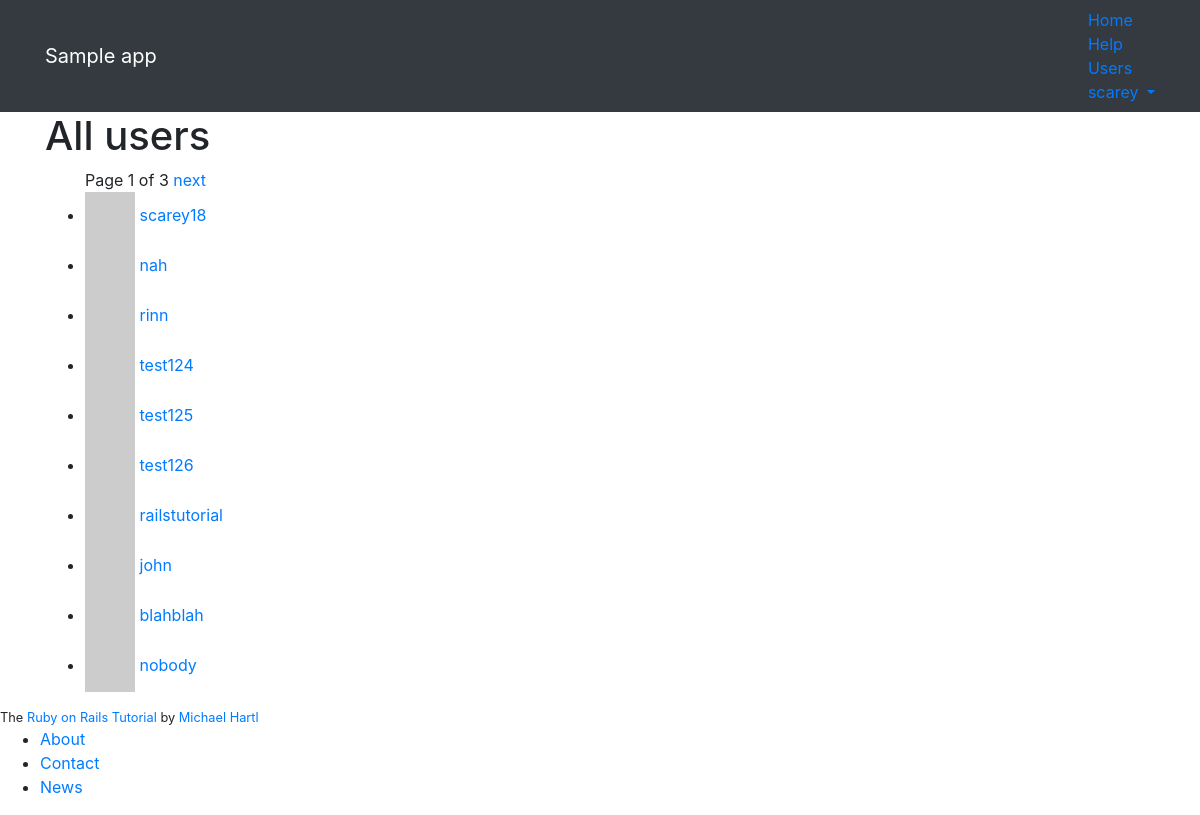
/users (signed in), run on an earlier commit of the app's database.
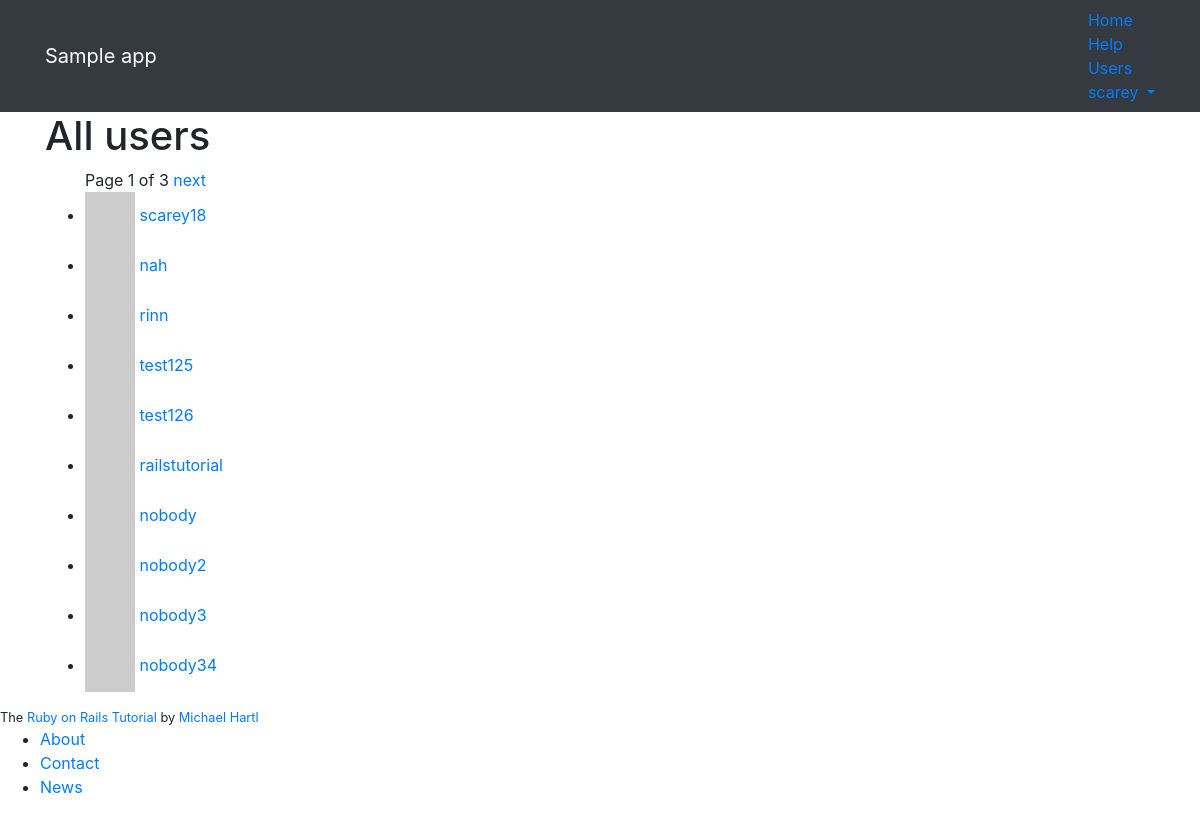
And on a later commit of the database.
### static_pages/models.py (models this page shows, shortened)
class User(AbstractUser):
    is_active = models.BooleanField(default=False)
    REQUIRED_FIELDS = ['email']
    def gravatar(self, size=60):
        digest = hashlib.md5(self.email.encode()).hexdigest()
        url = f'http://www.gravatar.com/avatar/{digest}'
        return mark_safe(f'<img src="{url}" height="{size}" width="{size}" class="gravatar">')
    def index_gravatar(self):
        return self.gravatar(50)

### static_pages/views.py (the view)
# urls.py: path('users', views.IndexView.as_view(), name='index'),
class IndexView(LoginRequiredMixin, ListView):
    template_name = 'static_pages/index.html'
    model = User
    paginate_by = 10
    def get_context_data(self, **kwargs):
        context = super().get_context_data(**kwargs)
        context['page_title'] = 'Users'
        return context
    def get_queryset(self):
        return active_users()

### static_pages/utils.py (called while the page is built)
def active_users():
    return User.objects.filter(is_active=True)

### static_pages/templates/static_pages/index.html (shortened to what this page needs)
{% extends 'base.html' %}
{% block content %}
<h1>All users</h1>
<ul class="users">
    <div class="pagination">
        <span class="step-links">
            <span class="current">
                Page {{ page_obj.number }} of {{ page_obj.paginator.num_pages }}
            </span>
            {% if page_obj.has_next %}
                <a href="?page={{ page_obj.next_page_number }}">next</a>
            {% endif %}
        </span>
    </div>
    {% for u in user_list %}
    <li>
        {{ u.index_gravatar }}
        <a href="{% url 'static_pages:profile' u.pk %}">{{ u.username }}</a>
    </li>
    {% endfor %}
</ul>
{% endblock %}

What changed in the data, as far as the page shows it:
no longer on this page (row edited): User: username "test124"
no longer on this page (row edited): User: username "john"
no longer on this page (row edited): User: username "blahblah"
now on this page (row unchanged): User: username "nobody2"
now on this page (row unchanged): User: username "nobody3"
now on this page (row unchanged): User: username "nobody34"
